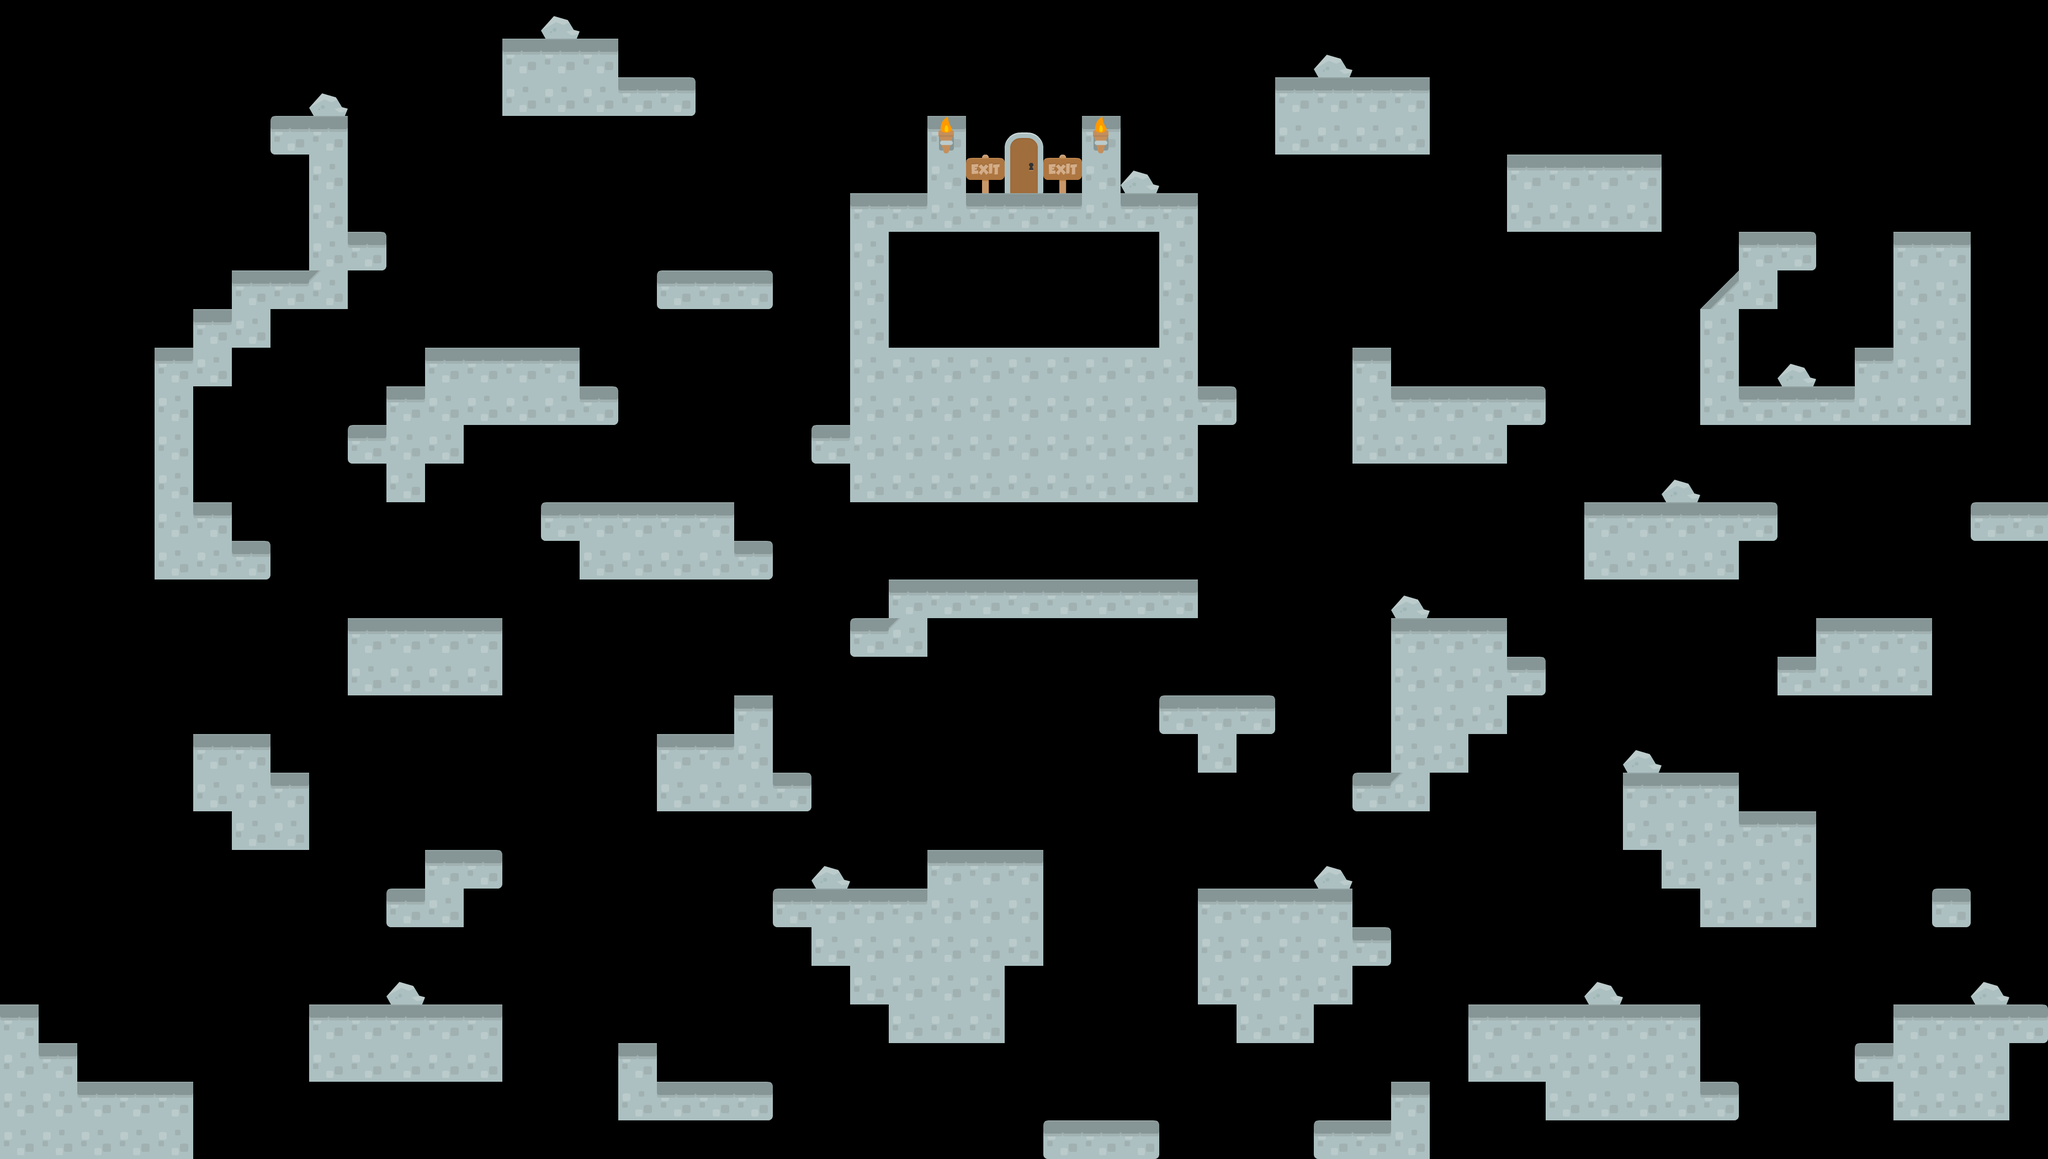

This is a level from a 2D game, rendered from its Tiled map with the project's own tilesets. A one-line summary and the map file follow, with tile-layer data summarised:
An orthogonal 53x30 tile map with 70x70 px tiles, 4 tile layers (ground, cave, caveHide, foreground), 2 tilesets and 144 objects (24x coin, 11x spike, 6x cloud, end, start, ...).

<map version="1.4" tiledversion="1.4.2" orientation="orthogonal" renderorder="right-down" width="53" height="30" tilewidth="70" tileheight="70" infinite="0" nextlayerid="14" nextobjectid="185">
 <editorsettings>
  <export target="../3.lua" format="lua" />
 </editorsettings>
 <tileset firstgid="1" name="tiles_spritesheet" tilewidth="70" tileheight="70" spacing="2" tilecount="169" columns="13">
  <image source="../../assets/Tiles/tiles_spritesheet.png" width="944" height="936" />
  <tile id="7">
   <animation>
    <frame tileid="7" duration="125" />
    <frame tileid="168" duration="125" />
   </animation>
  </tile>
  <tile id="27">
   <animation>
    <frame tileid="27" duration="125" />
    <frame tileid="40" duration="125" />
   </animation>
  </tile>
  <tile id="149">
   <animation>
    <frame tileid="149" duration="125" />
    <frame tileid="77" duration="125" />
   </animation>
  </tile>
 </tileset>
 <tileset firstgid="170" name="items_spritesheet" tilewidth="70" tileheight="70" spacing="2" tilecount="63" columns="7">
  <image source="../../assets/Items/items_spritesheet.png" width="504" height="648" />
 </tileset>
 <layer id="1" name="ground" width="53" height="30">
  <data>[1590 cells, 330 non-empty, 7 distinct tile ids]</data>
 </layer>
 <layer id="11" name="cave" width="53" height="30">
  <data>[1590 cells, 2 non-empty, 1 distinct tile ids]</data>
 </layer>
 <layer id="10" name="caveHide" width="53" height="30">
  <data>[1590 cells, 28 non-empty, 1 distinct tile ids]</data>
 </layer>
 <layer id="9" name="foreground" width="53" height="30">
  <data>[1590 cells, 19 non-empty, 5 distinct tile ids]</data>
 </layer>
 <objectgroup id="4" name="solid">
  <properties>
   <property name="collidable" type="bool" value="true" />
  </properties>
  <object id="19" x="1750" y="630" width="210" height="70" />
  <object id="20" x="1540" y="350" width="630" height="70" />
  <object id="21" x="1540" y="420" width="70" height="490" />
  <object id="22" x="2100" y="420" width="70" height="490" />
  <object id="23" x="1960" y="840" width="140" height="70" />
  <object id="24" x="1610" y="840" width="140" height="70" />
  <object id="36" x="910" y="70" width="210" height="140" />
  <object id="37" x="1120" y="140" width="140" height="70" />
  <object id="38" x="1190" y="490" width="210" height="70" />
  <object id="39" x="2310" y="140" width="280" height="140" />
  <object id="40" x="2730" y="280" width="280" height="140" />
  <object id="41" x="3430" y="420" width="140" height="350" />
  <object id="42" x="3360" y="630" width="70" height="140" />
  <object id="44" x="3080" y="700" width="280" height="70" />
  <object id="45" x="3080" y="560" width="70" height="140" />
  <object id="46" x="3150" y="420" width="140" height="70" />
  <object id="47" x="3150" y="490" width="70" height="70" />
  <object id="48" x="3570" y="910" width="140" height="70" />
  <object id="49" x="3290" y="1120" width="210" height="140" />
  <object id="50" x="3220" y="1190" width="70" height="70" />
  <object id="58" x="1610" y="1050" width="560" height="70" />
  <object id="59" x="1540" y="1120" width="140" height="70" />
  <object id="60" x="2100" y="1260" width="210" height="70" />
  <object id="61" x="2170" y="1330" width="70" height="70" />
  <object id="62" x="2520" y="1120" width="210" height="210" />
  <object id="63" x="2730" y="1190" width="70" height="70" />
  <object id="64" x="2450" y="1400" width="140" height="70" />
  <object id="65" x="2520" y="1330" width="140" height="70" />
  <object id="66" x="2940" y="1400" width="210" height="70" />
  <object id="68" x="3010" y="1540" width="280" height="70" />
  <object id="69" x="3080" y="1610" width="210" height="70" />
  <object id="70" x="2940" y="1470" width="350" height="70" />
  <object id="71" x="3430" y="1890" width="210" height="140" />
  <object id="72" x="3430" y="1820" width="280" height="70" />
  <object id="73" x="2660" y="1820" width="420" height="140" />
  <object id="74" x="2800" y="1960" width="350" height="70" />
  <object id="75" x="2380" y="2030" width="210" height="70" />
  <object id="76" x="2520" y="1960" width="70" height="70" />
  <object id="77" x="1890" y="2030" width="210" height="70" />
  <object id="78" x="2170" y="1610" width="280" height="210" />
  <object id="79" x="2450" y="1680" width="70" height="70" />
  <object id="80" x="2240" y="1820" width="140" height="70" />
  <object id="82" x="1680" y="1540" width="210" height="210" />
  <object id="83" x="1610" y="1750" width="210" height="140" />
  <object id="84" x="1540" y="1750" width="70" height="70" />
  <object id="87" x="1400" y="1610" width="280" height="70" />
  <object id="88" x="1470" y="1680" width="210" height="70" />
  <object id="89" x="1190" y="1330" width="210" height="140" />
  <object id="90" x="1400" y="1400" width="70" height="70" />
  <object id="91" x="1330" y="1260" width="70" height="70" />
  <object id="92" x="1120" y="1890" width="70" height="140" />
  <object id="93" x="1190" y="1960" width="210" height="70" />
  <object id="94" x="1050" y="980" width="350" height="70" />
  <object id="95" x="980" y="910" width="350" height="70" />
  <object id="96" x="770" y="630" width="280" height="70" />
  <object id="97" x="700" y="700" width="420" height="70" />
  <object id="98" x="630" y="770" width="210" height="70" />
  <object id="99" x="700" y="840" width="70" height="70" />
  <object id="100" x="630" y="1120" width="280" height="140" />
  <object id="101" x="350" y="1330" width="140" height="70" />
  <object id="102" x="350" y="1400" width="210" height="70" />
  <object id="103" x="420" y="1470" width="140" height="70" />
  <object id="104" x="770" y="1540" width="140" height="70" />
  <object id="105" x="700" y="1610" width="140" height="70" />
  <object id="106" x="560" y="1820" width="350" height="140" />
  <object id="107" x="0" y="1820" width="70" height="280" />
  <object id="108" x="70" y="1890" width="70" height="210" />
  <object id="109" x="140" y="1960" width="210" height="140" />
  <object id="111" x="560" y="280" width="70" height="280" />
  <object id="113" x="630" y="420" width="70" height="70" />
  <object id="114" x="420" y="490" width="140" height="70" />
  <object id="115" x="280" y="980" width="210" height="70" />
  <object id="116" x="280" y="910" width="140" height="70" />
  <object id="117" x="280" y="700" width="70" height="210" />
  <object id="118" x="1470" y="770" width="70" height="70" />
  <object id="119" x="2170" y="700" width="70" height="70" />
  <object id="120" x="3500" y="1610" width="70" height="70" />
  <object id="121" x="2450" y="630" width="70" height="70" />
  <object id="122" x="2450" y="700" width="350" height="70" />
  <object id="123" x="2450" y="770" width="280" height="70" />
  <object id="124" x="2870" y="910" width="350" height="70" />
  <object id="125" x="2870" y="980" width="280" height="70" />
  <object id="128" x="3150" y="490">
   <polygon points="0,0 -70,70 0,70" />
  </object>
  <object id="130" x="280" y="630" width="140" height="70" />
  <object id="131" x="350" y="560" width="140" height="70" />
  <object id="132" x="490" y="210" width="140" height="70" />
  <object id="133" x="3360" y="1890" width="70" height="70" />
  </objectgroup>
 <objectgroup id="5" name="deadly" />
 <objectgroup id="6" name="caveEntrance">
  <!-- 55 objects omitted --></objectgroup>
 <objectgroup id="7" name="caveExit">
  <!-- 52 objects omitted --></objectgroup>
 <objectgroup id="2" name="startEnd">
  <!-- 47 objects omitted --></objectgroup>
 <objectgroup id="8" name="keys">
  <!-- 45 objects omitted --></objectgroup>
 <objectgroup id="3" name="coins">
  <!-- 41 objects omitted --></objectgroup>
 <objectgroup id="13" name="spikes">
  <!-- 17 objects omitted --></objectgroup>
 <objectgroup id="12" name="clouds">
  <!-- 6 objects omitted --></objectgroup>
</map>
<!-- 57 of 144 objects omitted -->
